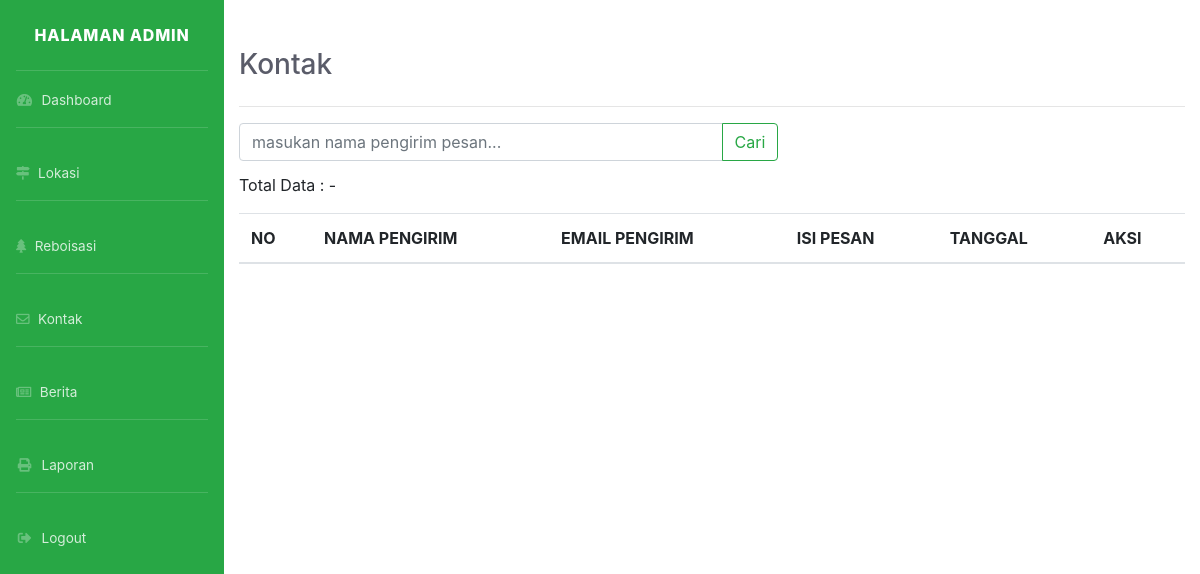
Before: /my-admin/kontak.php with the older database file.
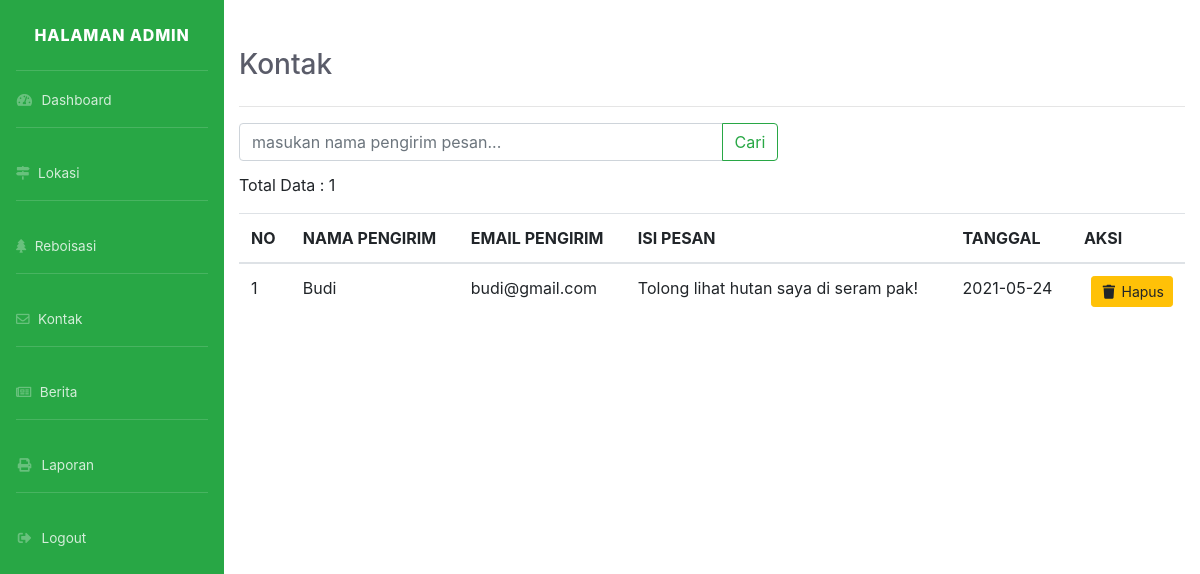
After: the same page with the newer database file.
### tables this page shows
CREATE TABLE `kontak` (
  `id` int(11) NOT NULL,
  `nama` varchar(100) NOT NULL,
  `email` varchar(100) NOT NULL,
  `pesan` text NOT NULL,
  `tanggal` date NOT NULL
);

### functions.php (called while the page is built, shortened)
<?php
$conn = mysqli_connect("localhost", "root", "", "farah_ta");
function getAllData($namaTabel, $id = null) {
	global $conn;
	$query =  "SELECT * FROM $namaTabel";
	$rows = [];
	$result = mysqli_query($conn, $query);
	while ( $row = mysqli_fetch_assoc($result) ) {
		$rows[] = $row;
	}
	return $rows;
}

### my-admin/kontak.php (the view, shortened to what this page needs)
<?php
require "templates/header.php";
require "../functions.php";
$result = getAllData('kontak');
$total = count($result);
?>
<div class="container-fluid">
  <h1 class="h3 mb-4 text-gray-800 mt-5">Kontak</h1>
  <hr>
    <div class="row">
      <div class="col-md-7">
        <form action="" method="post">
          <div class="input-group mb-1">
            <input type="text" class="form-control" placeholder="masukan nama pengirim pesan..." name="keyword" autofocus="on" autocomplete="off">
            <div class="input-group-append">
              <button  type="submit" class="btn btn-outline-success" name="cari" id="button-addon2">Cari</button>
            </div>
          </div>
        </form>
      </div>
    </div>
    <div class="row mt-2">
      <div class="col-md-3">
        <p>Total Data : <?= ($total != null) ? $total : "-" ?><span class="text-primary"></p>
      </div>
    </div>
    <div class="row">
      <div class="col-md-12">
        <table class="table table-hover">
        <thead>
          <tr>
            <th scope="col">NO</th>
            <th scope="col">NAMA PENGIRIM</th>
            <th scope="col">EMAIL PENGIRIM</th>
            <th scope="col">ISI PESAN</th>
            <th scope="col">TANGGAL</th>
            <th scope="col">AKSI</th>
          </tr>
        </thead>
        <tbody>
          <?php if( isset($_POST['cari'] ) ): ?>
          <div class="row">
          	<div class="col-sm-3 mb-2">
          		<a href="kontak.php" class="btn btn-primary btn-sm"><i class="fas fa-arrow-left"></i> Kembali</a>
          	</div>
          </div>
          <tr>
            <td scope="row"><?= 1; ?></td>
            <td><?= $r['nama'] ?></td>
            <td><?= $r['email'] ?></td>
            <td><?= $r['pesan'] ?></td>
            <td><?= $r['tanggal'] ?></td>
          </tr>
          <?php else : ?>
          <?php $noUrut = 1; ?>
          <?php foreach ($result as $row):?>
          <tr>
            <td scope="row"><?= $noUrut; ?></td>
            <td><?= $row['nama'] ?></td>
            <td><?= $row['email'] ?></td>
            <td><?= $row['pesan'] ?></td>
            <td><?= $row['tanggal'] ?></td>
            <td><a href="hapus.php?id=<?= $row['id'] ?>&table=kontak" class="btn btn-warning  btn-sm float-right" onclick="return confirm('Hapus?')"><i class="fa fa-fw fa-trash"></i> Hapus</a>
            </td>
          </tr>
          <?php $noUrut++; ?>
          <?php endforeach; ?>
          <?php endif; ?>
          </tbody>
        </table>
      </div>
    </div>
</div>
<?php require "templates/footer.php" ?>

Changed rows visible on the page:
added kontak: nama "Budi", email "budi@gmail.com", pesan "Tolong lihat hutan saya di seram pak!", tanggal "2021-05-24"
Other visible differences:
$total: (not shown) → "1"
